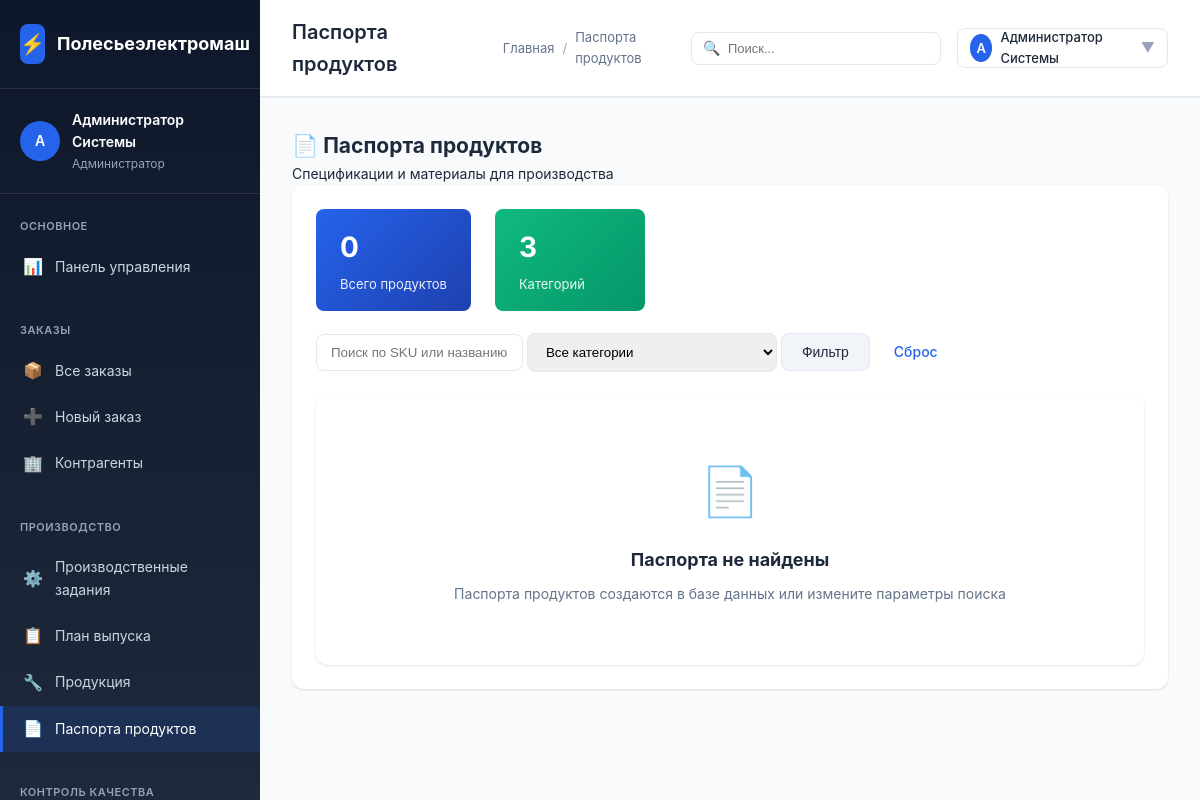
The app's page /polesie/modules/products/passports.php?category=MOTOR_EX (signed in), older data.
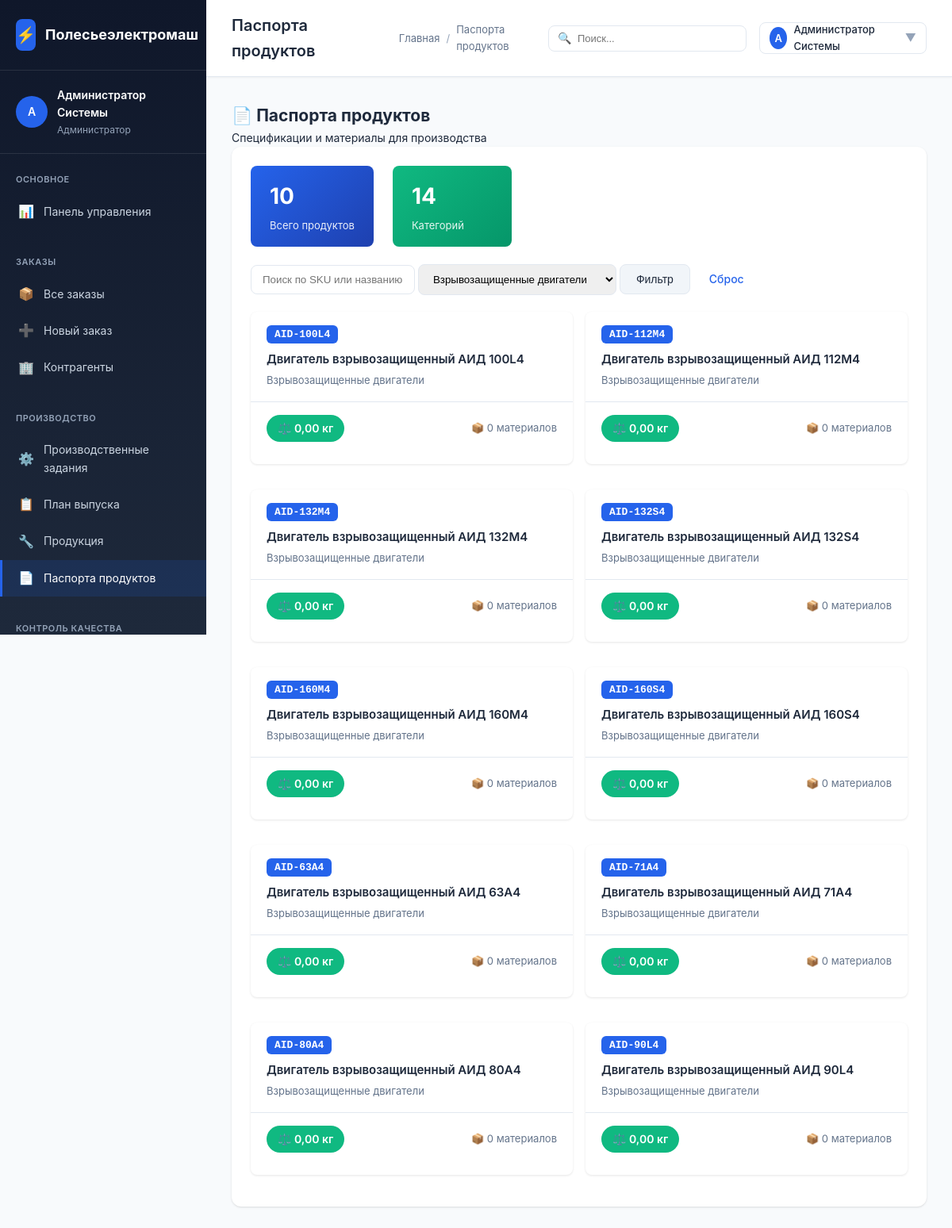
The same page, newer data.
### tables this page shows
CREATE TABLE `users` (
  `id` INT AUTO_INCREMENT PRIMARY KEY,
  `username` VARCHAR(50) NOT NULL UNIQUE,
  `password_hash` VARCHAR(255) NOT NULL,
  `full_name` VARCHAR(100) NOT NULL,
  `email` VARCHAR(100),
  `role_id` INT,
  `is_active` BOOLEAN DEFAULT TRUE,
  `created_at` TIMESTAMP DEFAULT CURRENT_TIMESTAMP,
  CONSTRAINT `fk_users_role` FOREIGN KEY (`role_id`) REFERENCES `user_roles`(`id`) ON DELETE SET NULL
);

CREATE TABLE `user_roles` (
  `id` INT AUTO_INCREMENT PRIMARY KEY,
  `name` VARCHAR(100) NOT NULL,
  `code` VARCHAR(50) NOT NULL UNIQUE,
  `description` TEXT,
  `permissions` JSON
);

CREATE TABLE `products` (
  `id` INT AUTO_INCREMENT PRIMARY KEY,
  `article` VARCHAR(50) NOT NULL UNIQUE,
  `name` VARCHAR(200) NOT NULL,
  `category_id` INT,
  `base_unit_id` INT,
  `specifications` JSON,
  `image` VARCHAR(255),
  `base_price` DECIMAL(15,2),
  `currency` CHAR(3) DEFAULT 'BYN',
  `is_active` BOOLEAN DEFAULT TRUE,
  `created_at` TIMESTAMP DEFAULT CURRENT_TIMESTAMP,
  CONSTRAINT `fk_prod_category` FOREIGN KEY (`category_id`) REFERENCES `product_categories`(`id`) ON DELETE SET NULL,
  CONSTRAINT `fk_prod_unit` FOREIGN KEY (`base_unit_id`) REFERENCES `base_units`(`id`) ON DELETE SET NULL
);

CREATE TABLE `product_categories` (
  `id` INT AUTO_INCREMENT PRIMARY KEY,
  `parent_id` INT,
  `name` VARCHAR(100) NOT NULL,
  `code` VARCHAR(50) UNIQUE,
  `description` TEXT,
  CONSTRAINT `fk_prod_cat_parent` FOREIGN KEY (`parent_id`) REFERENCES `product_categories`(`id`) ON DELETE CASCADE
);

### polesie/config/config.php (called while the page is built, shortened)
<?php
function getDbConnection() {
    static $pdo = null;
    if ($pdo === null) {
        try {
            $dsn = "mysql:host=" . DB_HOST . ";dbname=" . DB_NAME . ";charset=" . DB_CHARSET;
            $options = [
                PDO::ATTR_ERRMODE => PDO::ERRMODE_EXCEPTION,
                PDO::ATTR_DEFAULT_FETCH_MODE => PDO::FETCH_ASSOC,
                PDO::ATTR_EMULATE_PREPARES => false,
            ];
            $pdo = new PDO($dsn, DB_USER, DB_PASS, $options);
        } catch (PDOException $e) {
            die("Ошибка подключения к базе данных: " . $e->getMessage());
        }
    }
    return $pdo;
}
function e($string) {
    return htmlspecialchars($string ?? '', ENT_QUOTES, 'UTF-8');
}
function getCurrentUser() {
    static $user = null;
    if ($user === null) {
        $pdo = getDbConnection();
        $stmt = $pdo->prepare("
            SELECT u.*, r.code as role_code, r.name as role_name
            FROM users u
            JOIN user_roles r ON u.role_id = r.id
            WHERE u.id = ? AND u.is_active = TRUE
        ");
        $stmt->execute([$_SESSION['user_id']]);
        $user = $stmt->fetch();
    }
    return $user;
}
function asset($path) {
    $path = ltrim($path, '/');
    return APP_URL . '/' . $path;
}

### polesie/modules/products/passports.php (the view, shortened to what the rows shown need)
<?php
require_once __DIR__ . '/../../config/config.php';
$user = getCurrentUser();
$pdo = getDbConnection();
$pageTitle = 'Паспорта продуктов';
$categoryFilter = $_GET['category'] ?? '';
$query = "
    SELECT
        pp.id as passport_id,
        p.id as product_id,
        p.article as sku,
        p.name as product_name,
        pc.name as category_name,
        pc.code as category_code,
        pp.total_weight_kg,
        pp.warranty_months,
        pp.is_serial_tracked,
        pp.production_notes,
        pp.quality_requirements,
        p.specifications
    FROM products p
    LEFT JOIN product_passports pp ON pp.product_id = p.id
    LEFT JOIN product_categories pc ON p.category_id = pc.id
    WHERE p.is_active = TRUE
";
$params = [];
if ($categoryFilter) {
    $query .= " AND pc.code = :category";
    $params[':category'] = $categoryFilter;
}
$query .= " ORDER BY pc.name, p.name";
$stmt = $pdo->prepare($query);
$stmt->execute($params);
$passports = $stmt->fetchAll();
?>
<!DOCTYPE html>
<html lang="ru">
<head>
    <link rel="stylesheet" href="<?= asset('assets/css/style.css') ?>">
</head>
<body>
    <div class="app-container">
        <?php include BASE_PATH . '/includes/sidebar.php'; ?>
        <div class="main-content">
            <?php include BASE_PATH . '/includes/topbar.php'; ?>
            <div class="content-area">
                <div class="content">
                    <div class="page-header">
                        <div class="page-header-title">
                            <h2>📄 Паспорта продуктов</h2>
                        </div>
                    </div>
                    <div class="card">
                        <div class="card-body">
                            <div style="margin-top: 20px;">
                                <?php if (empty($passports)): ?>
                                    <div class="empty-state">
                                        <div class="empty-state-icon">📄</div>
                                        <h3>Паспорта не найдены</h3>
                                        <p>Паспорта продуктов создаются в базе данных или измените параметры поиска</p>
                                    </div>
                                <?php else: ?>
                                    <div style="display: grid; grid-template-columns: repeat(auto-fill, minmax(350px, 1fr)); gap: 16px;">
                                        <?php foreach ($passports as $index => $passport): ?>
                                            <?php
                                            $matStmt = $pdo->prepare("
                                                SELECT
                                                    ppm.quantity,
                                                    ppm.unit,
                                                    m.code as material_code,
                                                    m.name_full as material_name,
                                                    mc.name as material_category
                                                FROM product_passport_materials ppm
                                                JOIN materials m ON ppm.material_id = m.id
                                                LEFT JOIN material_categories mc ON m.category_id = mc.id
                                                WHERE ppm.passport_id = :passport_id
                                                ORDER BY ppm.sort_order, m.name_full
                                            ");
                                            $matStmt->execute([':passport_id' => $passport['passport_id']]);
                                            $materials = $matStmt->fetchAll();
                                            ?>
                                            <div class="passport-card" data-passport-id="<?= $passport['passport_id'] ?>" onclick="openPassportModal(this)">
                                                <div class="passport-card-header">
                                                    <div>
                                                        <span class="passport-sku"><?= e($passport['sku']) ?></span>
                                                        <div class="passport-title"><?= e($passport['product_name']) ?></div>
                                                        <div class="passport-category"><?= e($passport['category_name'] ?? 'Без категории') ?></div>
                                                    </div>
                                                </div>
                                                <div class="passport-card-body">
                                                    <div style="display: flex; justify-content: space-between; align-items: center;">
                                                        <span class="weight-badge">⚖️ <?= number_format($passport['total_weight_kg'] ?? 0, 2, ',', ' ') ?> кг</span>
                                                        <span style="font-size: 13px; color: var(--text-secondary);">
                                                            📦 <?= count($materials) ?> материалов
                                                        </span>
                                                    </div>
                                                </div>
                                            </div>
                                        <?php endforeach; ?>
                                    </div>
                                <?php endif; ?>
                            </div>
                        </div>
                    </div>
                </div>
            </div>
        </div>
    </div>
</body>
</html>

### polesie/includes/sidebar.php (shortened to what the rows shown need)
<div class="sidebar">
    <div class="sidebar-user">
        <div class="sidebar-user-info">
            <div class="sidebar-user-avatar">
                <?= mb_substr($user['full_name'], 0, 1) ?>
            </div>
            <div class="sidebar-user-details">
                <div class="sidebar-user-name"><?= e($user['full_name']) ?></div>
                <div class="sidebar-user-role"><?= e($user['role_name']) ?></div>
            </div>
        </div>
    </div>
</div>

### polesie/includes/topbar.php (shortened to what the rows shown need)
<div class="topbar">
    <div class="topbar-left">
        <h1 class="topbar-title"><?= e($pageTitle) ?></h1>
    </div>
    <div class="topbar-right">
        <div style="position: relative;">
            <div class="topbar-action" onclick="toggleProfileMenu()" style="width: auto; padding: 8px 12px; gap: 8px;">
                <div style="width: 28px; height: 28px; background: var(--primary-color); border-radius: 50%; display: flex; align-items: center; justify-content: center; color: white; font-size: 13px; font-weight: 600;">
                    <?= mb_substr($user['full_name'], 0, 1) ?>
                </div>
                <span style="font-size: 13px; font-weight: 500;"><?= e($user['full_name']) ?></span>
                <span style="color: var(--text-muted);">▼</span>
            </div>
        </div>
    </div>
</div>

Row changes from the older to the newer data that the page shows:
added products: article "AID-100L4", name "Двигатель взрывозащищенный АИД 100L4", category.name "Взрывозащищенные двигатели", total_weight_kg "0,00", count($materials) "0"
added products: article "AID-112M4", name "Двигатель взрывозащищенный АИД 112M4", category.name "Взрывозащищенные двигатели", total_weight_kg "0,00", count($materials) "0"
added products: article "AID-132M4", name "Двигатель взрывозащищенный АИД 132M4", category.name "Взрывозащищенные двигатели", total_weight_kg "0,00", count($materials) "0"
added products: article "AID-132S4", name "Двигатель взрывозащищенный АИД 132S4", category.name "Взрывозащищенные двигатели", total_weight_kg "0,00", count($materials) "0"
added products: article "AID-160M4", name "Двигатель взрывозащищенный АИД 160M4", category.name "Взрывозащищенные двигатели", total_weight_kg "0,00", count($materials) "0"
added products: article "AID-160S4", name "Двигатель взрывозащищенный АИД 160S4", category.name "Взрывозащищенные двигатели", total_weight_kg "0,00", count($materials) "0"
added products: article "AID-63A4", name "Двигатель взрывозащищенный АИД 63A4", category.name "Взрывозащищенные двигатели", total_weight_kg "0,00", count($materials) "0"
added products: article "AID-71A4", name "Двигатель взрывозащищенный АИД 71A4", category.name "Взрывозащищенные двигатели", total_weight_kg "0,00", count($materials) "0"
added products: article "AID-80A4", name "Двигатель взрывозащищенный АИД 80A4", category.name "Взрывозащищенные двигатели", total_weight_kg "0,00", count($materials) "0"
added products: article "AID-90L4", name "Двигатель взрывозащищенный АИД 90L4", category.name "Взрывозащищенные двигатели", total_weight_kg "0,00", count($materials) "0"
Text that changed along with them:
$totalProducts: "0" → "10"
count($categories): "3" → "14"
form field category: "Все категории" → "Взрывозащищенные двигатели"
text no longer shown: "📄 Паспорта не найдены Паспорта продуктов создаются в базе данных или измените параметры поиска"
